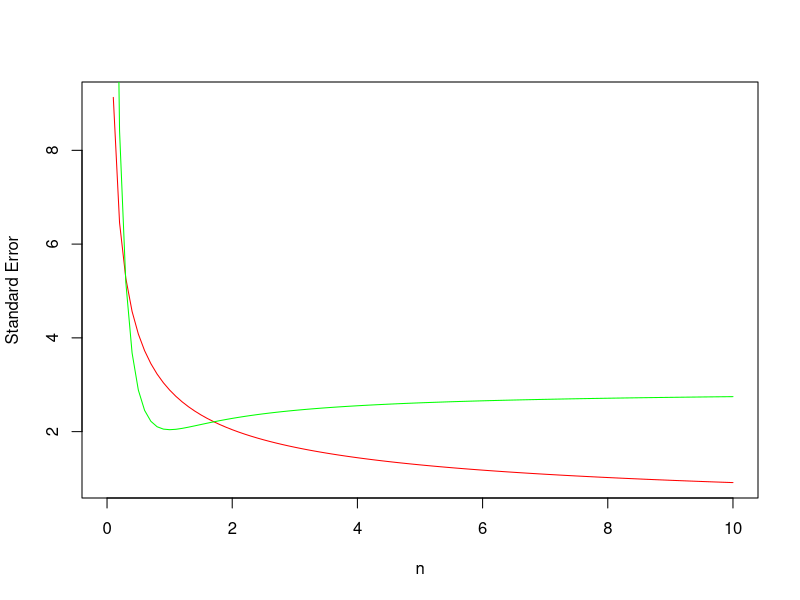

The R source for this figure:
## ---- chunk 1
theta <- 5
se.t1 <- function(x){theta * sqrt(1/(3*x))}
se.t2 <- function(x){theta/x * sqrt((2*(x^2) - 2*x + 1)/6)}

curve(se.t1(x), from=0, to=10,col="red",ylab = "Standard Error",xlab = "n")
curve(se.t2(x), from=0, to=10, add=TRUE,col="green")
